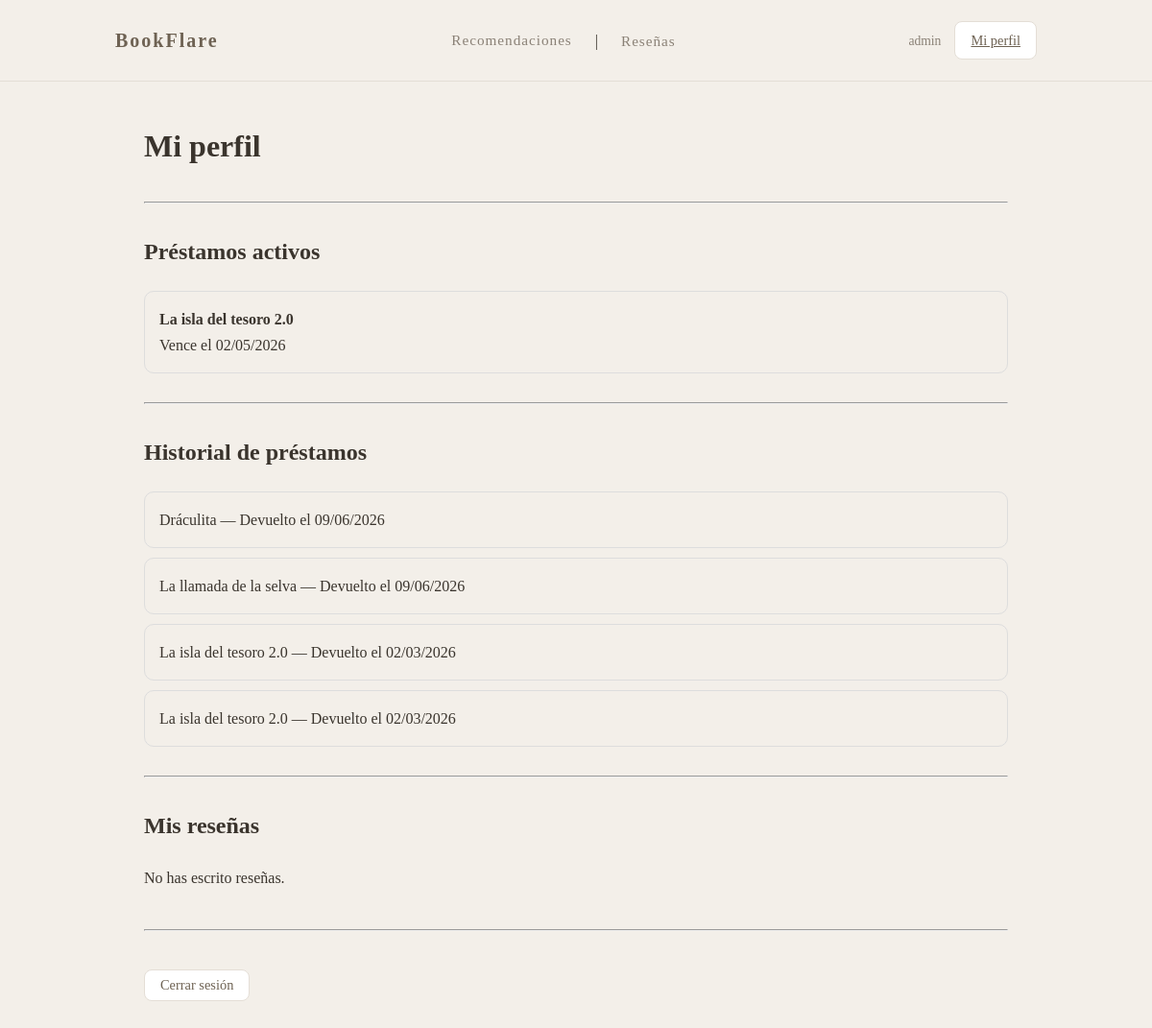
The app's page /perfil/ (signed in), older data.
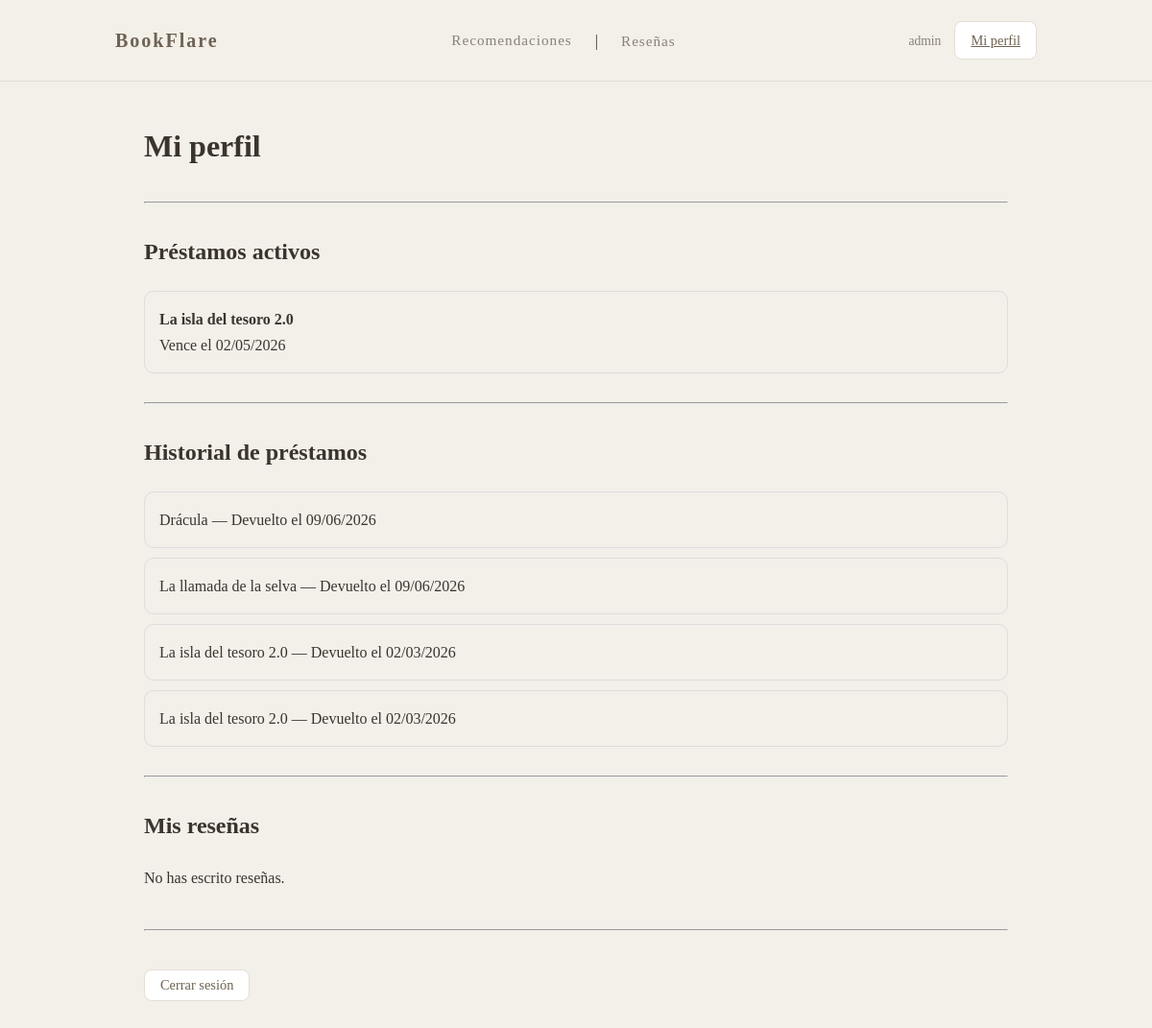
The same page, newer data.
### books/models.py (models this page shows, shortened)
class Prestamo(models.Model):
    class Estado(models.TextChoices):
        ACTIVO = "ACTIVO", "Leyendo"
        FINALIZADO = "FINALIZADO", "Devuelto"
        CADUCADO = "CADUCADO", "Caducado"
    usuario = models.ForeignKey(CustomUser, on_delete=models.CASCADE, related_name="prestamos")
    inventario = models.ForeignKey(Inventario, on_delete=models.CASCADE, related_name="prestamos_activos")
    fecha_inicio = models.DateTimeField(auto_now_add=True)
    fecha_vencimiento = models.DateTimeField(editable=False)
    fecha_devolucion = models.DateTimeField(null=True, blank=True)
    estado = models.CharField(max_length=20, choices=Estado.choices, default=Estado.ACTIVO)
    class Meta:
        verbose_name = "Préstamo"
        ordering = ["-fecha_inicio"]

class Inventario(models.Model):
    biblioteca = models.ForeignKey(Biblioteca, on_delete=models.CASCADE, related_name="inventario")
    libro = models.ForeignKey(Libro, on_delete=models.CASCADE, related_name="inventario_disponible")
    licencias_totales = models.PositiveIntegerField(default=1)
    licencias_ocupadas = models.PositiveIntegerField(default=0)
    class Meta:
        verbose_name = "Inventario de Licencias"
        unique_together = ('biblioteca', 'libro')

class Libro(models.Model):
    isbn = models.CharField(max_length=13, primary_key=True)
    titulo = models.CharField(max_length=200)
    autor = models.CharField(max_length=100)
    genero = models.CharField(max_length=50) #sirve para filtrar por categorias
    descripcion = models.TextField(blank=True)
    anio = models.PositiveIntegerField()
    portada = models.ImageField(upload_to='portadas/', blank=True)
    archivo_digital = models.FileField(upload_to='libros_digitales/', help_text="Archivo del libro (.pdf, .html, etc)")
    visitas_totales = models.PositiveIntegerField(default=0)
    class Meta:
        verbose_name = "Libro Digital"
        verbose_name_plural = "Libros Digitales"
        ordering = ["-visitas_totales"] #ordenados por popularidad

### books/views.py (the view)
# urls.py: path("perfil/", views.perfil, name="perfil"),
@login_required
def perfil(request):
    prestamos_activos = request.user.prestamos.filter(
        estado=Prestamo.Estado.ACTIVO
    )
    prestamos_finalizados = request.user.prestamos.filter(
        estado=Prestamo.Estado.FINALIZADO
    )
    resenas = Reseña.objects.filter(
        usuario=request.user
    ).select_related("libro")
    return render(request, "books/perfil.html", {
        "prestamos_activos": prestamos_activos,
        "prestamos_finalizados": prestamos_finalizados,
        "resenas": resenas
    })

### books/templates/books/perfil.html (shortened to what this page needs)
{% extends "base.html" %}
{% block content %}
<div style="max-width:900px; margin:40px auto;">
    <h1>Mi perfil</h1>
    <hr style="margin:30px 0;">
    <h2>Préstamos activos</h2>
    {% if prestamos_activos %}
        {% for p in prestamos_activos %}
            <div style="padding:15px; margin-bottom:10px; border:1px solid #ddd; border-radius:10px;">
                <strong>{{ p.inventario.libro.titulo }}</strong><br>
                Vence el {{ p.fecha_vencimiento|date:"d/m/Y" }}
            </div>
        {% endfor %}
    {% else %}
        <p>No tienes préstamos activos.</p>
    {% endif %}
    <hr style="margin:30px 0;">
    <h2>Historial de préstamos</h2>
    {% if prestamos_finalizados %}
        {% for p in prestamos_finalizados %}
            <div style="padding:15px; margin-bottom:10px; border:1px solid #ddd; border-radius:10px;">
                {{ p.inventario.libro.titulo }} — Devuelto el {{ p.fecha_devolucion|date:"d/m/Y" }}
            </div>
        {% endfor %}
    {% else %}
        <p>No tienes historial de préstamos.</p>
    {% endif %}
    <hr style="margin:30px 0;">
    <h2>Mis reseñas</h2>
    {% if resenas %}
        {% for r in resenas %}
            <div style="padding:15px; margin-bottom:10px; border:1px solid #ddd; border-radius:10px;">
                <strong>{{ r.libro.titulo }}</strong><br>
                ⭐ {{ r.rating }}/5
                {% if r.comentario %}
                    <p>{{ r.comentario }}</p>
                {% endif %}
            </div>
        {% endfor %}
    {% else %}
        <p>No has escrito reseñas.</p>
    {% endif %}
    <hr style="margin:40px 0;">
    <form method="post" action="{% url 'logout' %}">
        <button class="btn btn--outline-danger">Cerrar sesión</button>
    </form>
</div>
{% endblock %}

Row changes from the older to the newer data that the page shows:
changed through a linked row, Prestamo: inventario.libro.titulo "Dráculita" → "Drácula"
